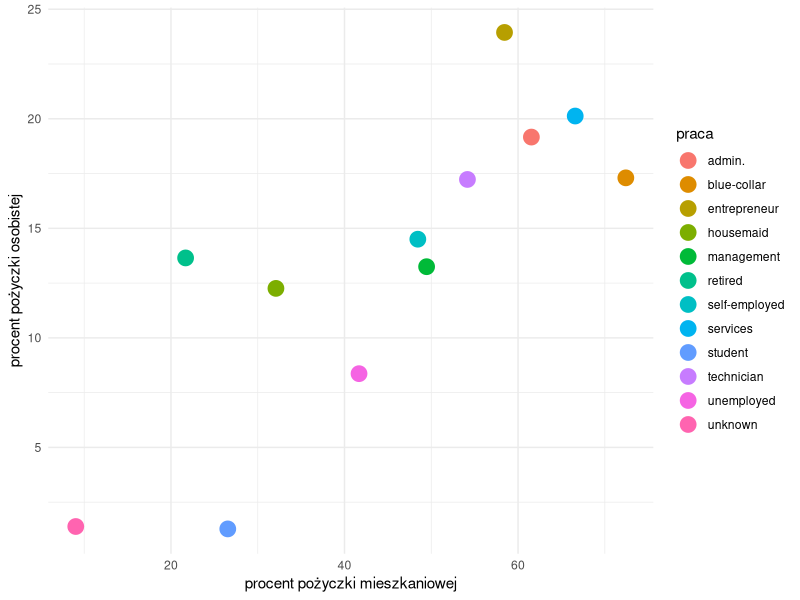
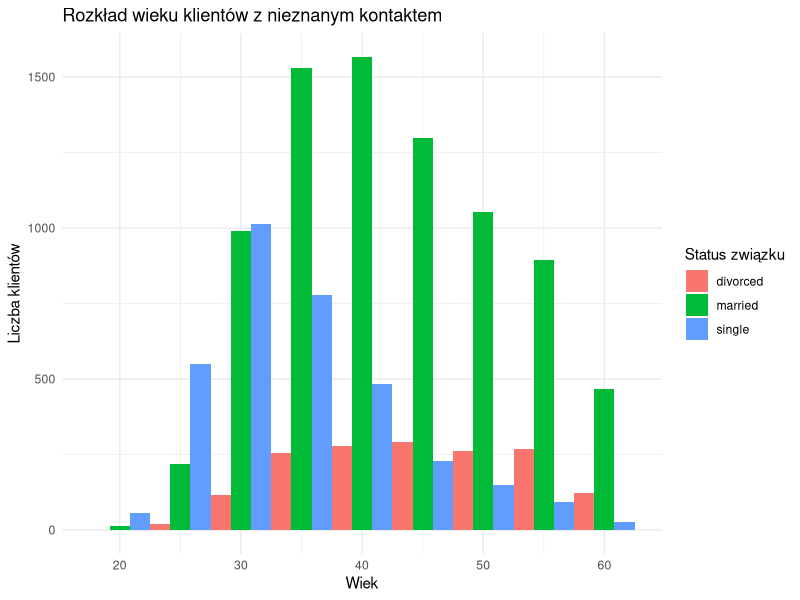
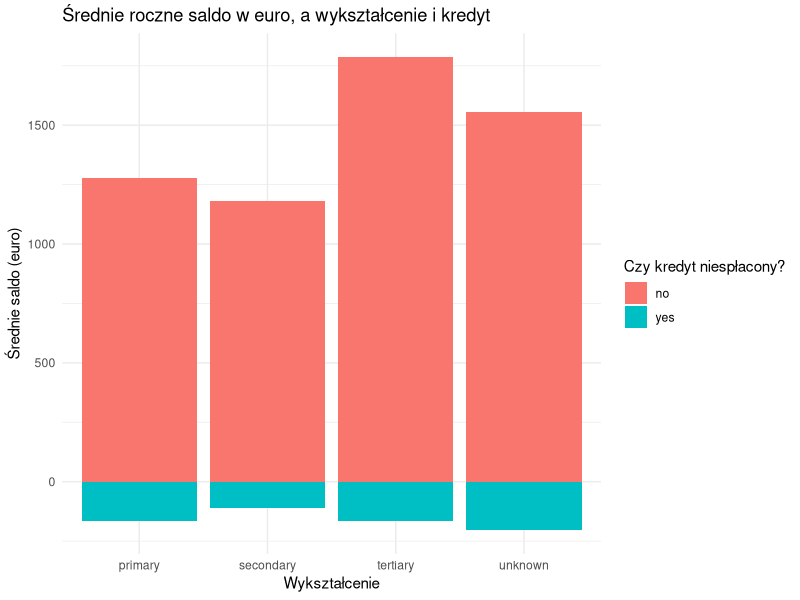
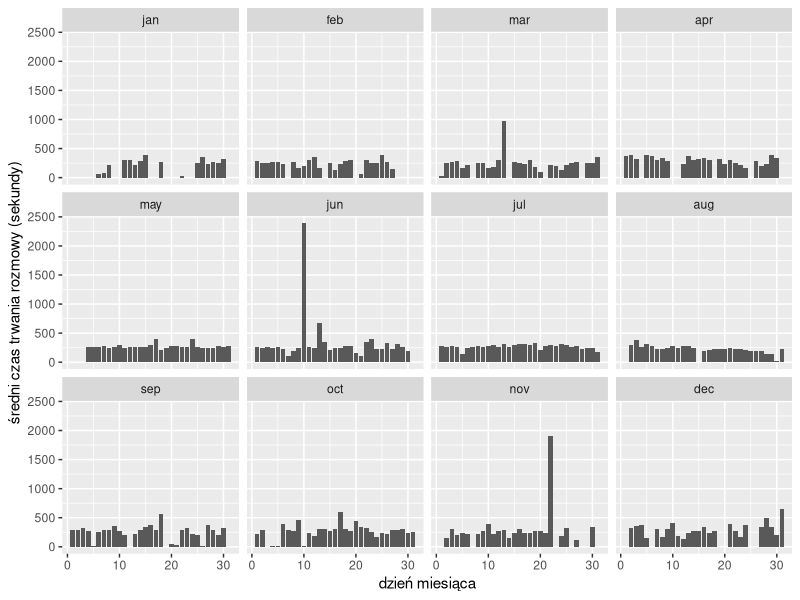
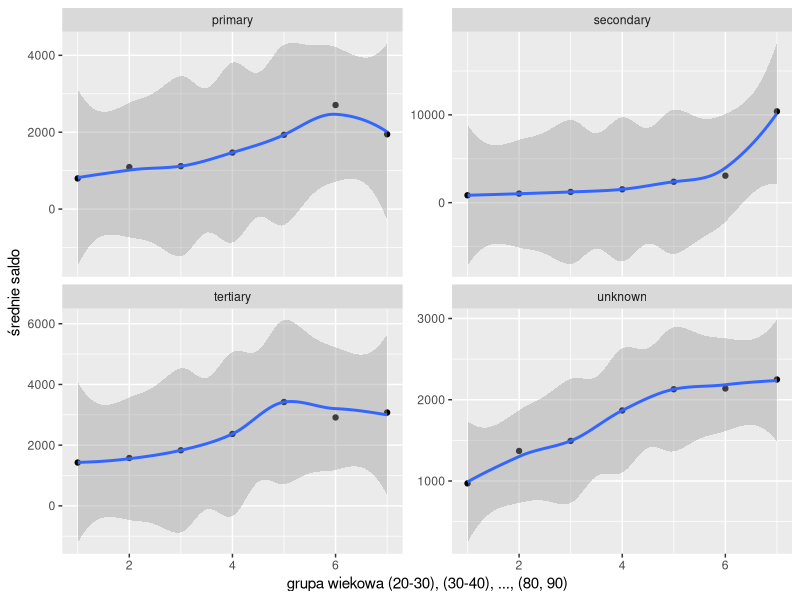
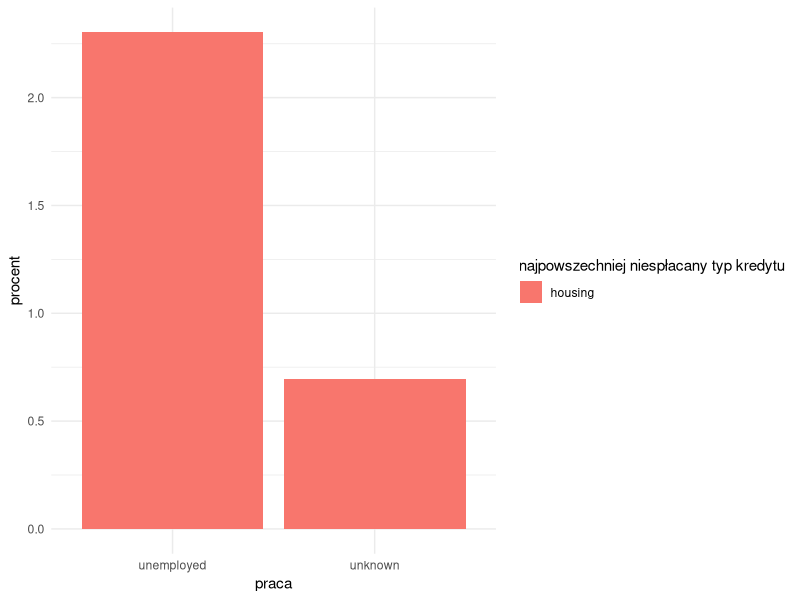

These figures' R source, in order:
## ---- chunk 1
knitr::opts_chunk$set(echo = TRUE)
library(dplyr)
library(ggplot2)
library(tidyr)

### Wczytanie danych
df <- read.csv("dane.csv")

## ---- chunk 2

# Tu umieść kod do wygenerowania odpowiedzi do zadania.
# loan housing
df %>% 
  select(job, housing, loan) %>% 
  group_by(job) %>% 
  summarise(housing_percent = sum(housing == "yes")/n()*100, 
         loan_percent = sum(loan == "yes")/n()*100) %>% 
  ggplot(aes(x = housing_percent, y = loan_percent, color = job))+
  geom_point(size=5)+
  theme_minimal()+
  labs(x = "procent pożyczki mieszkaniowej", y ="procent pożyczki osobistej", color = "praca")

## ---- chunk 3

# Tu umieść kod do wygenerowania odpowiedzi do zadania.
df %>% 
  select(contact, age, marital) %>% 
  filter(contact == "unknown") %>% 
  ggplot(aes(x = age, fill = marital)) +
  geom_histogram(binwidth = 5, position = "dodge") +  
  labs(title = "Rozkład wieku klientów z nieznanym kontaktem",
       x = "Wiek",
       y = "Liczba klientów",
       fill = "Status związku") +
  theme_minimal()

## ---- chunk 4

# Tu umieść kod do wygenerowania odpowiedzi do zadania.
df %>% 
  select(balance, default, education) %>% 
  group_by(education, default) %>% 
  summarise(mean_balance = mean(balance)) %>% 
  ggplot(aes(x = education, y = mean_balance, fill = default))+
  geom_col()+
  labs(title = "Średnie roczne saldo w euro, a wykształcenie i kredyt",
       x = "Wykształcenie",
       y = "Średnie saldo (euro)",
       fill = "Czy kredyt niespłacony?") +
  theme_minimal()

## ---- chunk 5

# Tu umieść kod do wygenerowania odpowiedzi do zadania.
df %>% 
  select(day, month, duration) %>% 
  group_by(month, day) %>% 
  summarise(mean_duration = mean(duration)) %>% 
  ggplot(aes(x = day, y = mean_duration)) +
  geom_col()+
  facet_wrap(~factor(month,levels=c("jan", "feb", "mar", "apr", "may", "jun", 
                  "jul", "aug", "sep", "oct", "nov", "dec")))+
  labs(y = "średni czas trwania rozmowy (sekundy)", x = "dzień miesiąca")

## ---- chunk 6

# Tu umieść kod do wygenerowania odpowiedzi do zadania.
df %>%
  mutate(age_group = cut(age, breaks = seq(20, 90, by = 10), include.lowest = TRUE)) %>% 
  select(age_group, balance, education) %>%
  group_by(age_group, education) %>%
  summarise(mean_balance = mean(balance, na.rm = TRUE)) %>%
  ggplot(aes(x = as.numeric(age_group), y = mean_balance)) +
  geom_point() +
  geom_smooth()+
  facet_wrap(~education, scales = "free_y")+
  labs(y = "średnie saldo", x ="grupa wiekowa (20-30), (30-40), ..., (80, 90)")

  
## ---- chunk 7

# Tu umieść kod do wygenerowania odpowiedzi do zadania.
table1 <- df %>% 
  select(job, default) %>% 
  filter(job %in% c("unemployed", "unknown")) %>% 
  group_by(job) %>% 
  summarise(percentage = sum(default == "yes")/ n() *100) 

popular_loan <- df %>% 
  filter(job %in% c("unemployed", "unknown")) %>% 
  select(job, housing, loan) %>% 
  pivot_longer(cols = c("housing", "loan"), names_to = "loan_type", values_to = "status") %>% 
  filter(!is.na(status) & status == "yes") %>% 
  group_by(job, loan_type) %>% 
  summarise(count = n(), .groups = "drop") %>% 
  group_by(job) %>% 
  slice_max(order_by = count, n = 1, with_ties = FALSE) %>% 
  ungroup()

table2 <- table1 %>% 
  left_join(popular_loan, by = "job") 

ggplot(table2, aes(x = job, y = percentage, fill = loan_type))+
  geom_col()+
  theme_minimal()+
  labs(x = "praca", y= "procent", fill = "najpowszechniej niespłacany typ kredytu")
  
  
